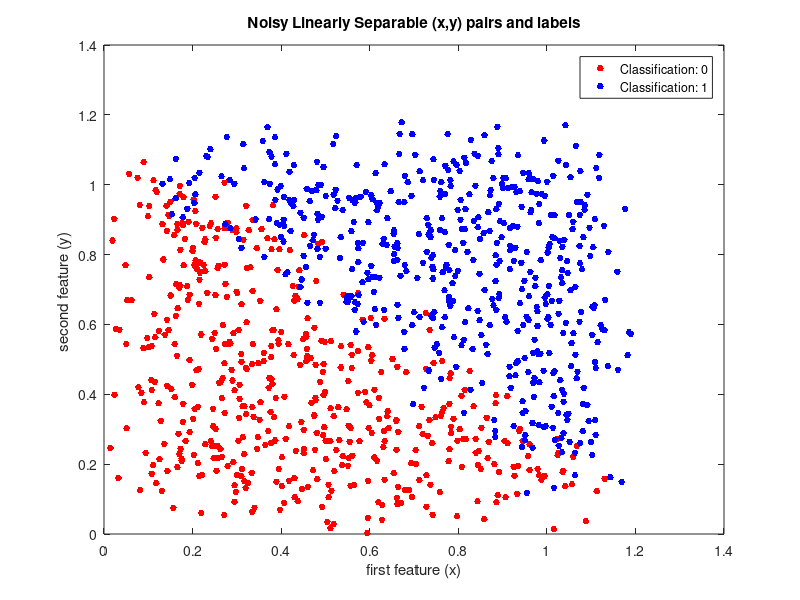

Here is the MATLAB script that generated this plot:
function [] = test_me()

    % messing around to generate a plot of non-linearly separable data
    x3 = rand(1000, 1);
    x4 = rand(1000, 1);
    
    e1 = rand(1000, 1) * .2;
    e2 = rand(1000, 1) * .2;
    
    t1 = x3 .^ 2;
    t2 = x4 .^ 2;
    
    lab = sign(x3 + x4 - 1);
    
    data = [ x3+e1 x4+e2 lab ];
    
    figure(1)
    d1 = data(data(:,3) == -1, :);
    d2 = data(data(:,3) == 1, :);
    plot(d1(:,1), d1(:,2), 'r.', 'MarkerSize', 15);
    hold on
    plot(d2(:,1), d2(:,2), 'b.', 'MarkerSize', 15);
    hold off
    legend('Classification: 0', 'Classification: 1');
    xlabel('first feature (x)');
    ylabel('second feature (y) ');
    title('Noisy Linearly Separable (x,y) pairs and labels');
    
%     data2 = [ t1 t2 lab ];
%     figure(2)
%     d3 = data2(data2(:,3) == -1, :);
%     d4 = data2(data2(:,3) == 1, :);
%     plot(d3(:,1), d3(:,2), 'r.', 'MarkerSize', 15);
%     hold on
%     plot(d4(:,1), d4(:,2), 'b.', 'MarkerSize', 15);
%     hold off
%     axis([0 10 0 10]);
%     legend('Classification: 0', 'Classification: 1');
%     xlabel('first feature (x^2)');
%     ylabel('second feature (y^2) ');
%     title('Non-Linearly Separable (x,y) pairs and labels Transformed');
end